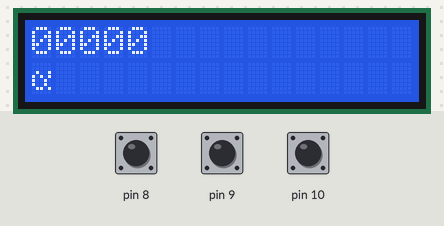
The sketch below on a simulated Arduino Uno, built with avr-gcc and run on an emulated ATmega328P. Parts: 16×2 character LCD. The inputs (shaded band) are chosen by the test bench; at power-on: pin 10 HIGH, pin 8 HIGH, pin 9 HIGH. What the sketch prints to the serial monitor is not drawn.

Above: at 2.2 s.
2.3 s: pin 10 pulled LOW for 0.6 s
At 3.4 s:
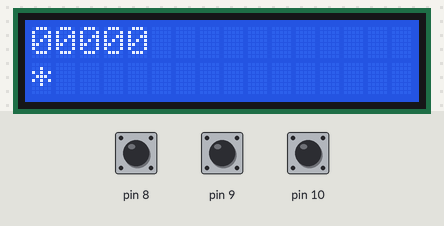
4.4 s: pin 8 pulled LOW for 3.2 s
At 8.0 s:
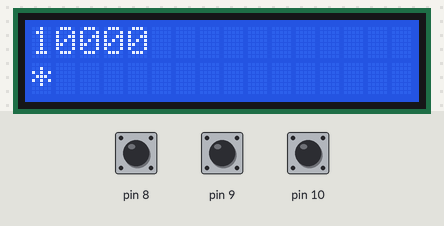
9.1 s: pin 10 pulled LOW for 1 s
At 9.5 s:
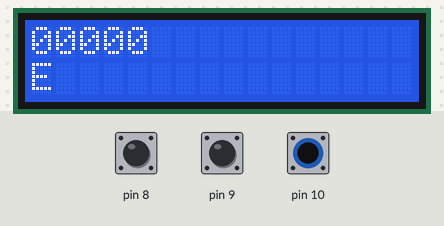
11.6 s: pin 9 pulled LOW for 3.2 s
At 15.6 s:
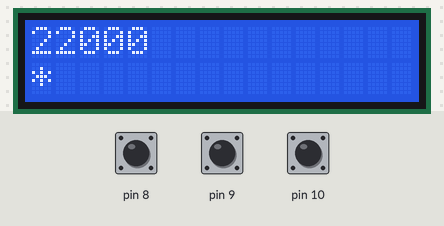
16.3 s: pin 10 pulled LOW for 0.6 s
At 17.6 s:
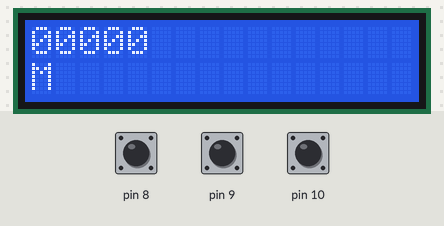
18.4 s: pin 8 pulled LOW for 0.6 s
At 19.6 s:
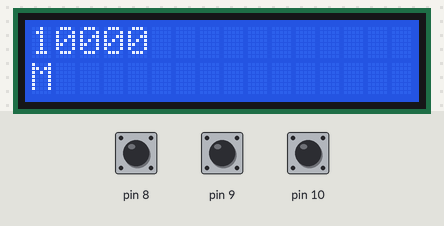
Timing chart, 0 to 21.4 s (numbered marks = the images above; inputs shaded):
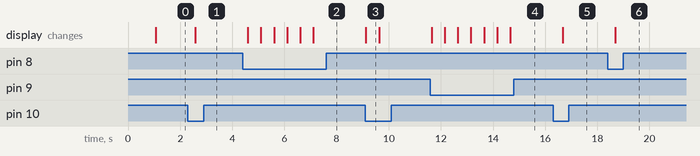

The sketch:

code.ino
```cpp
#include <LiquidCrystal.h>


const int rs = 11, en = 12, d4 = 2, d5 = 3, d6 = 4, d7 = 5;
LiquidCrystal lcd(rs, en, d4, d5, d6, d7);

boolean bouton1 = false;
boolean bouton2 = false;
boolean bouton3 = false;
int curseur=10000;
int inuse=00000;
int find=37;

int morse [37] = {
// lettres
12000,21110,21210,21100,10000,11210,22100,11110,11000,12220,21200,12110,22000,21000,22200,12210,22120,12100,11100,20000,11200,11120,12200,21120,21220,22110,
// chiffres
12222,11222,11122,11112,11111,21111,22111,22211,22221,22222,00000
};
char lettres [37] = {
// lettres
'A','B','C','D','E','F','G','H','I','J','K','L','M','N','O','P','Q','R','S','T','U','V','W','X','Y','Z',
'1','2','3','4','5','6','7','8','9','0','*'
};


byte smile[8] =
  {
  0b00000,
  0b00000,
  0b01010,
  0b00000,
  0b10001,
  0b01110,
  0b00000,
  0b00000,
  };


void setup() {
  Serial.begin(9600);
  Serial.println ("Start !");
  lcd.begin(16, 2);
  lcd.clear();
  lcd.createChar(1, smile);

  lcd.setCursor(0, 0);
  lcd.print("arduino@bread:~$");

  pinMode(8, INPUT_PULLUP);
  pinMode(9, INPUT_PULLUP);
  pinMode(10,INPUT_PULLUP);

  bouton1=digitalRead(8);
  bouton2=digitalRead(9);
  bouton3=digitalRead(10);

  delay(1000);


}

void search(){
  for(int i=0; i<=36; i++){
    if(inuse==morse[i]){
    find=i;
    Serial.println (lettres[find]);

    }

  }
}

void loop() {

  bouton1=digitalRead(8);
  bouton2=digitalRead(9);
  bouton3=digitalRead(10);


if (!bouton1){

if (curseur<1)
{
  inuse=0;
  curseur=10000;

}

inuse+=curseur;
curseur/=10;


}

if (!bouton2){

if (curseur<1)
{
  inuse=0;
  curseur=10000;

}

inuse+=curseur*2;
curseur/=10;


}


if (!bouton3){

curseur=10000;
search();
inuse=0;


}

  lcd.clear();
  lcd.setCursor(0, 0);
  if (inuse==0){
    lcd.print("00000");
  }
  else{
  lcd.print(inuse);
  }
  lcd.setCursor(0, 1);
  lcd.print(lettres[find]);
  delay(500);
}
```

Measured:
- after the input at 2.3 s, the display: changes after 0.28 s (image 1)
- after the input at 4.4 s, the display: changes after 0.19 s (image 2)
- after the input at 9.1 s, the display: changes at once (image 3)
- after the input at 11.6 s, the display: first changes at once (image 4 shows a later state)
- after the input at 16.3 s, the display: changes after 0.38 s (image 5)
- after the input at 18.4 s, the display: changes after 0.29 s (image 6)
- what the display in image 3 shows lasts 0.5 s, from 9.1 s to 9.6 s
